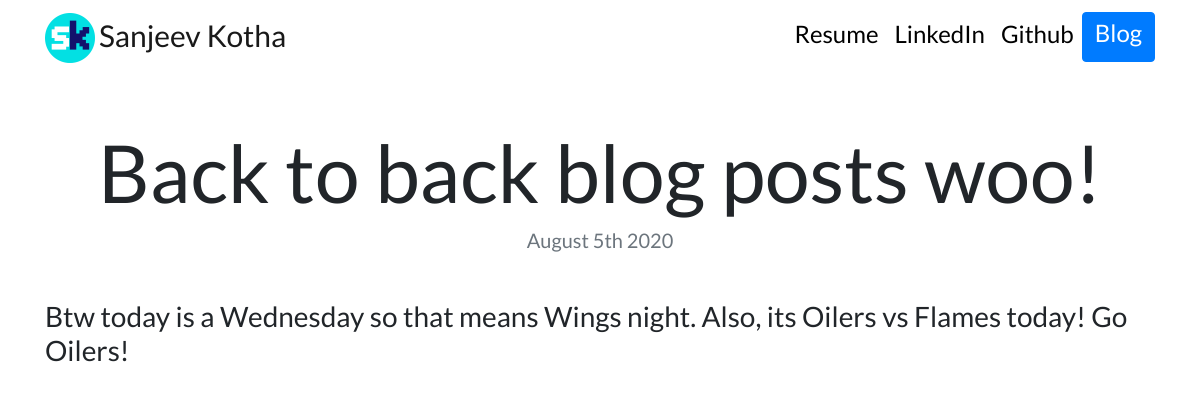
The app's page /blog/2/ with its own data.
### blog/models.py (models this page shows, shortened)
class Blog(models.Model):
    title=models.CharField(max_length=200)
    date=models.DateField()
    description=models.TextField()

### blog/views.py (the view)
# urls.py: path('<int:blog_id>/', views.detail, name='detail'),
def detail(request, blog_id):
    blog= get_object_or_404(Blog, pk=blog_id)
    return render(request, 'blog/detail.html',{'blog':blog})

### blog/templates/blog/detail.html
{% extends "portfolio/base.html" %}
{% load static %}
{% block content %}
<h1 class="text-center mt-5" id="blogdetailtitle">{{ blog.title }}</h1>
<h5 class="text-center text-muted mb-5">{{ blog.date|date:'F jS Y' }}</h5>
<h3 class="mb-3">{{ blog.description|safe }}</h3>
{% endblock %}

### portfolio/static/portfolio/custom.css (style rules this page uses)
body { font-family: 'Lato', sans-serif; }
@media (min-width: 992px) { #blogdetailtitle { font-size: 5rem; } }

### portfolio/templates/portfolio/base.html (style rules this page uses)
body { background: white !important; }

### records on screen
Blog: title "Back to back blog posts woo!", date "August 5th 2020", description "Btw today is a Wednesday so that means Wings night. Also, its Oilers vs Flames today! Go Oilers!"
